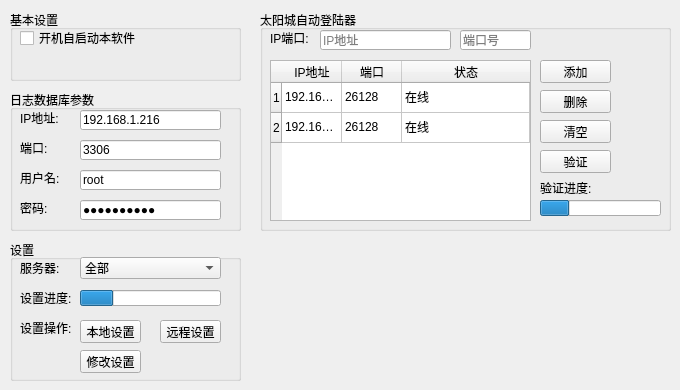
   <widget class="QWidget" name="tab_5">
    <attribute name="title">
     <string>系统设置</string>
    </attribute>
    <widget class="QGroupBox" name="groupBox_8">
     <property name="geometry">
      <rect>
       <x>260</x>
       <y>10</y>
       <width>411</width>
       <height>221</height>
      </rect>
     </property>
     <property name="title">
      <string>太阳城自动登陆器</string>
     </property>
     <widget class="QTableWidget" name="tableWidget_3">
      <property name="geometry">
       <rect>
        <x>10</x>
        <y>50</y>
        <width>261</width>
        <height>161</height>
       </rect>
      </property>
      <property name="editTriggers">
       <set>QAbstractItemView::NoEditTriggers</set>
      </property>
      <property name="selectionBehavior">
       <enum>QAbstractItemView::SelectRows</enum>
      </property>
      <property name="sortingEnabled">
       <bool>true</bool>
      </property>
      <attribute name="horizontalHeaderDefaultSectionSize">
       <number>60</number>
      </attribute>
      <attribute name="horizontalHeaderStretchLastSection">
       <bool>true</bool>
      </attribute>
      <row>
       <property name="text">
        <string>1</string>
       </property>
      </row>
      <row>
       <property name="text">
        <string>2</string>
       </property>
      </row>
      <column>
       <property name="text">
        <string>IP地址</string>
       </property>
      </column>
      <column>
       <property name="text">
        <string>端口</string>
       </property>
      </column>
      <column>
       <property name="text">
        <string>状态</string>
       </property>
      </column>
      <item row="0" column="0">
       <property name="text">
        <string>192.168.1.224</string>
       </property>
      </item>
      <item row="0" column="1">
       <property name="text">
        <string>26128</string>
       </property>
      </item>
      <item row="0" column="2">
       <property name="text">
        <string>在线</string>
       </property>
      </item>
      <item row="1" column="0">
       <property name="text">
        <string>192.168.1.66</string>
       </property>
      </item>
      <item row="1" column="1">
       <property name="text">
        <string>26128</string>
       </property>
      </item>
      <item row="1" column="2">
       <property name="text">
        <string>在线</string>
       </property>
      </item>
     </widget>
     <widget class="QLabel" name="label_6">
      <property name="geometry">
       <rect>
        <x>10</x>
        <y>20</y>
        <width>41</width>
        <height>16</height>
       </rect>
      </property>
      <property name="text">
       <string>IP端口:</string>
      </property>
     </widget>
     <widget class="QLineEdit" name="lineEdit_19">
      <property name="geometry">
       <rect>
        <x>60</x>
        <y>20</y>
        <width>131</width>
        <height>20</height>
       </rect>
      </property>
      <property name="text">
       <string/>
      </property>
      <property name="placeholderText">
       <string>IP地址</string>
      </property>
     </widget>
     <widget class="QLineEdit" name="lineEdit_20">
      <property name="geometry">
       <rect>
        <x>200</x>
        <y>20</y>
        <width>71</width>
        <height>20</height>
       </rect>
      </property>
      <property name="text">
       <string/>
      </property>
      <property name="placeholderText">
       <string>端口号</string>
      </property>
     </widget>
     <widget class="QPushButton" name="pushButton_7">
      <property name="geometry">
       <rect>
        <x>280</x>
        <y>50</y>
        <width>71</width>
        <height>23</height>
       </rect>
      </property>
      <property name="text">
       <string>添加</string>
      </property>
     </widget>
     <widget class="QPushButton" name="pushButton_8">
      <property name="geometry">
       <rect>
        <x>280</x>
        <y>80</y>
        <width>71</width>
        <height>23</height>
       </rect>
      </property>
      <property name="text">
       <string>删除</string>
      </property>
     </widget>
     <widget class="QPushButton" name="pushButton_9">
      <property name="geometry">
       <rect>
        <x>280</x>
        <y>110</y>
        <width>71</width>
        <height>23</height>
       </rect>
      </property>
      <property name="text">
       <string>清空</string>
      </property>
     </widget>
     <widget class="QPushButton" name="pushButton_10">
      <property name="geometry">
       <rect>
        <x>280</x>
        <y>140</y>
        <width>71</width>
        <height>23</height>
       </rect>
      </property>
      <property name="text">
       <string>验证</string>
      </property>
     </widget>
     <widget class="QLabel" name="label_27">
      <property name="geometry">
       <rect>
        <x>280</x>
        <y>170</y>
        <width>71</width>
        <height>16</height>
       </rect>
      </property>
      <property name="text">
       <string>验证进度:</string>
      </property>
     </widget>
     <widget class="QProgressBar" name="progressBar_3">
      <property name="geometry">
       <rect>
        <x>280</x>
        <y>190</y>
        <width>121</width>
        <height>16</height>
       </rect>
      </property>
      <property name="value">
       <number>24</number>
      </property>
      <property name="textVisible">
       <bool>false</bool>
      </property>
     </widget>
    </widget>
    <widget class="QGroupBox" name="groupBox_9">
     <property name="geometry">
      <rect>
       <x>10</x>
       <y>10</y>
       <width>231</width>
       <height>71</height>
      </rect>
     </property>
     <property name="title">
      <string>基本设置</string>
     </property>
     <widget class="QCheckBox" name="checkBox">
      <property name="geometry">
       <rect>
        <x>10</x>
        <y>20</y>
        <width>121</width>
        <height>16</height>
       </rect>
      </property>
      <property name="text">
       <string>开机自启动本软件</string>
      </property>
     </widget>
    </widget>
    <widget class="QGroupBox" name="groupBox_10">
     <property name="geometry">
      <rect>
       <x>10</x>
       <y>240</y>
       <width>231</width>
       <height>141</height>
      </rect>
     </property>
     <property name="title">
      <string>设置</string>
     </property>
     <widget class="QLabel" name="label_32">
      <property name="geometry">
       <rect>
        <x>10</x>
        <y>20</y>
        <width>61</width>
        <height>16</height>
       </rect>
      </property>
      <property name="text">
       <string>服务器:</string>
      </property>
     </widget>
     <widget class="QComboBox" name="comboBox_4">
      <property name="geometry">
       <rect>
        <x>70</x>
        <y>17</y>
        <width>141</width>
        <height>22</height>
       </rect>
      </property>
      <item>
       <property name="text">
        <string>全部</string>
       </property>
      </item>
      <item>
       <property name="text">
        <string>192.168.1.125</string>
       </property>
      </item>
      <item>
       <property name="text">
        <string>192.168.1.126</string>
       </property>
      </item>
     </widget>
     <widget class="QPushButton" name="pushButton_11">
      <property name="geometry">
       <rect>
        <x>70</x>
        <y>80</y>
        <width>61</width>
        <height>23</height>
       </rect>
      </property>
      <property name="text">
       <string>本地设置</string>
      </property>
     </widget>
     <widget class="QPushButton" name="pushButton_12">
      <property name="geometry">
       <rect>
        <x>150</x>
        <y>80</y>
        <width>61</width>
        <height>23</height>
       </rect>
      </property>
      <property name="text">
       <string>远程设置</string>
      </property>
     </widget>
     <widget class="QPushButton" name="pushButton_13">
      <property name="geometry">
       <rect>
        <x>70</x>
        <y>110</y>
        <width>61</width>
        <height>23</height>
       </rect>
      </property>
      <property name="text">
       <string>修改设置</string>
      </property>
     </widget>
     <widget class="QLabel" name="label_33">
      <property name="geometry">
       <rect>
        <x>10</x>
        <y>80</y>
        <width>61</width>
        <height>16</height>
       </rect>
      </property>
      <property name="text">
       <string>设置操作:</string>
      </property>
     </widget>
     <widget class="QLabel" name="label_34">
      <property name="geometry">
       <rect>
        <x>10</x>
        <y>50</y>
        <width>61</width>
        <height>16</height>
       </rect>
      </property>
      <property name="text">
       <string>设置进度:</string>
      </property>
     </widget>
     <widget class="QProgressBar" name="progressBar_2">
      <property name="geometry">
       <rect>
        <x>70</x>
        <y>50</y>
        <width>141</width>
        <height>16</height>
       </rect>
      </property>
      <property name="value">
       <number>24</number>
      </property>
      <property name="textVisible">
       <bool>false</bool>
      </property>
     </widget>
    </widget>
    <widget class="QGroupBox" name="groupBox_11">
     <property name="geometry">
      <rect>
       <x>10</x>
       <y>90</y>
       <width>231</width>
       <height>141</height>
      </rect>
     </property>
     <property name="title">
      <string>日志数据库参数</string>
     </property>
     <widget class="QLineEdit" name="lineEdit_21">
      <property name="geometry">
       <rect>
        <x>70</x>
        <y>20</y>
        <width>141</width>
        <height>20</height>
       </rect>
      </property>
      <property name="text">
       <string>192.168.1.216</string>
      </property>
     </widget>
     <widget class="QLineEdit" name="lineEdit_23">
      <property name="geometry">
       <rect>
        <x>70</x>
        <y>80</y>
        <width>141</width>
        <height>20</height>
       </rect>
      </property>
      <property name="text">
       <string>root</string>
      </property>
     </widget>
     <widget class="QLineEdit" name="lineEdit_24">
      <property name="geometry">
       <rect>
        <x>70</x>
        <y>110</y>
        <width>141</width>
        <height>20</height>
       </rect>
      </property>
      <property name="text">
       <string>haoying123</string>
      </property>
      <property name="echoMode">
       <enum>QLineEdit::Password</enum>
      </property>
     </widget>
     <widget class="QLabel" name="label_31">
      <property name="geometry">
       <rect>
        <x>10</x>
        <y>110</y>
        <width>51</width>
        <height>16</height>
       </rect>
      </property>
      <property name="text">
       <string>密码:</string>
      </property>
     </widget>
     <widget class="QLabel" name="label_28">
      <property name="geometry">
       <rect>
        <x>10</x>
        <y>20</y>
        <width>51</width>
        <height>16</height>
       </rect>
      </property>
      <property name="text">
       <string>IP地址:</string>
      </property>
     </widget>
     <widget class="QLineEdit" name="lineEdit_22">
      <property name="geometry">
       <rect>
        <x>70</x>
        <y>50</y>
        <width>141</width>
        <height>20</height>
       </rect>
      </property>
      <property name="text">
       <string>3306</string>
      </property>
     </widget>
     <widget class="QLabel" name="label_30">
      <property name="geometry">
       <rect>
        <x>10</x>
        <y>80</y>
        <width>51</width>
        <height>16</height>
       </rect>
      </property>
      <property name="text">
       <string>用户名:</string>
      </property>
     </widget>
     <widget class="QLabel" name="label_29">
      <property name="geometry">
       <rect>
        <x>10</x>
        <y>50</y>
        <width>51</width>
        <height>16</height>
       </rect>
      </property>
      <property name="text">
       <string>端口:</string>
      </property>
     </widget>
    </widget>
   </widget>
